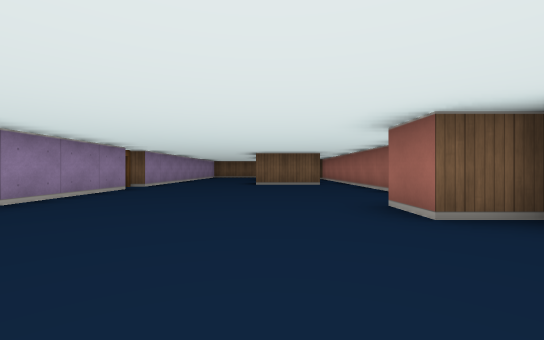
[1] (above)

22 first-person views from a walk through a cub3D maze. The camera is about half as high as the walls, looks level and sees 90° across. The floor is counted in squares. Each view is taken from the middle of a square. On the plan, view 1 faces up. The plan holds only what a view shows up to about 9 squares ahead; the rest is blank.

[2]
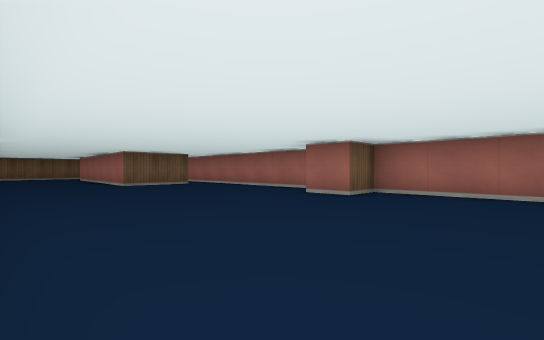

[3]
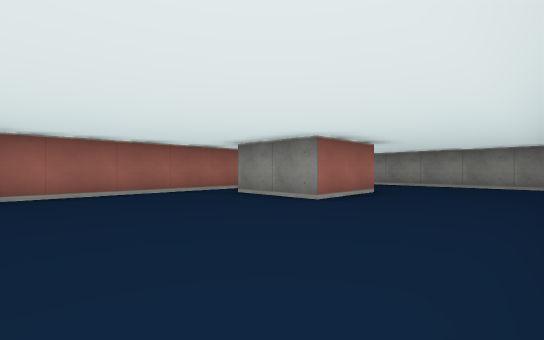

[4]
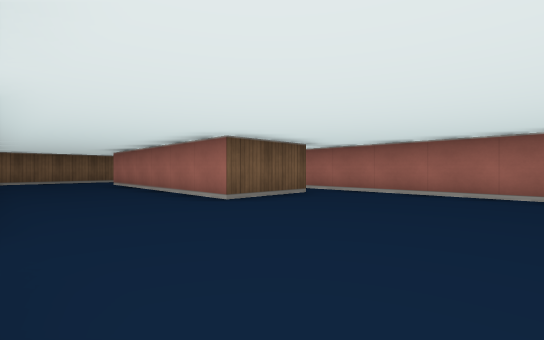

[5]
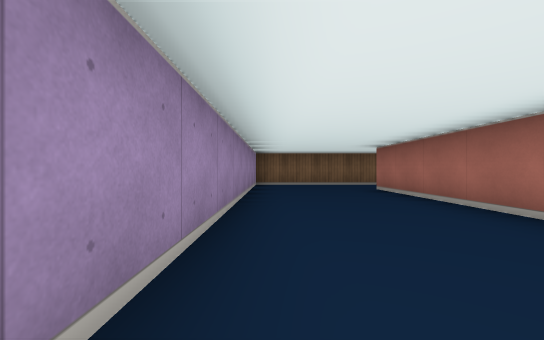

[6]
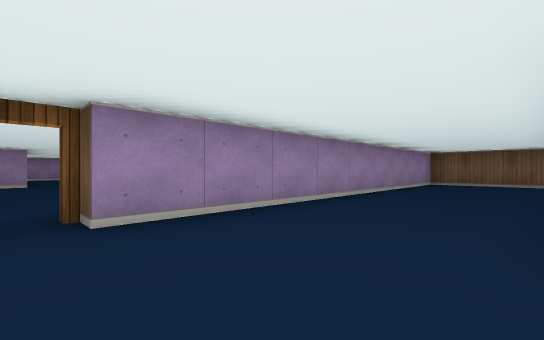

[7]
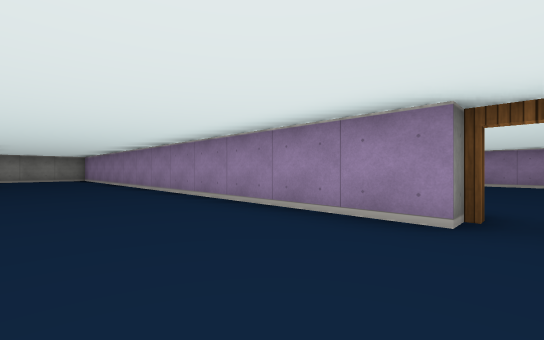

[8]
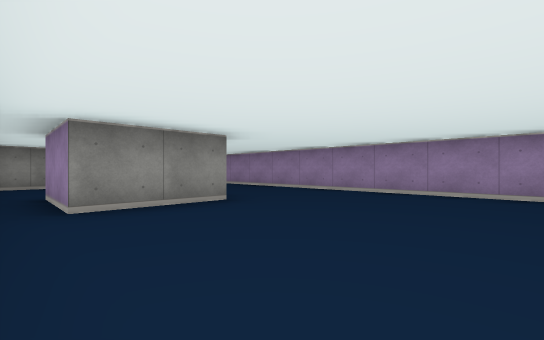

[9]
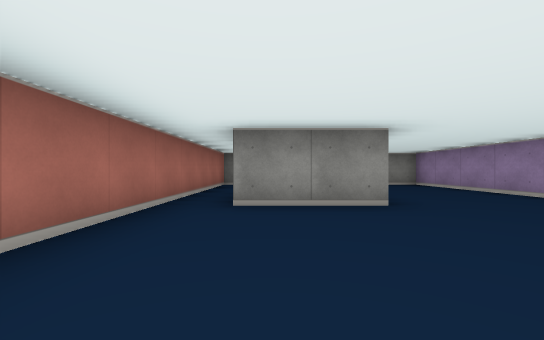

[10]
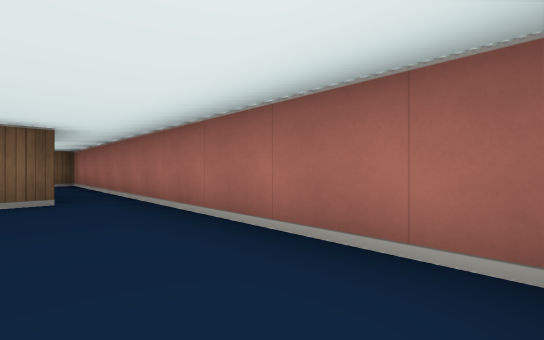

[11]
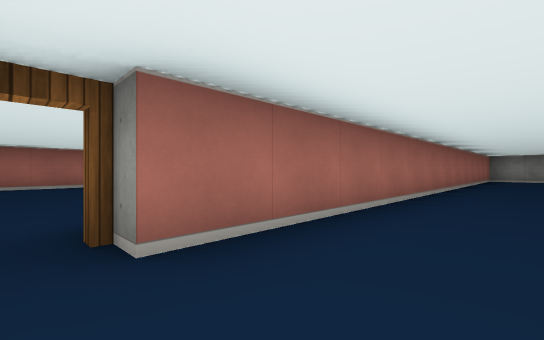

[12]
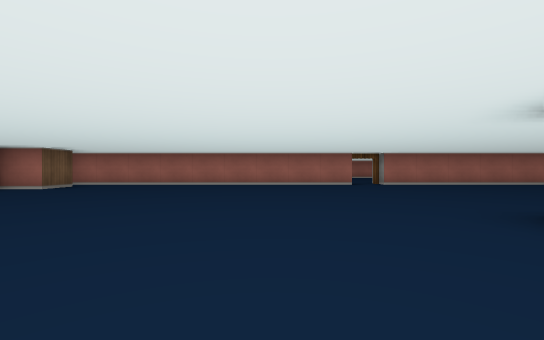

[13]
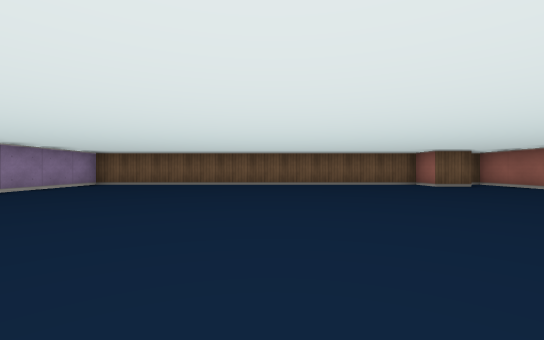

[14]
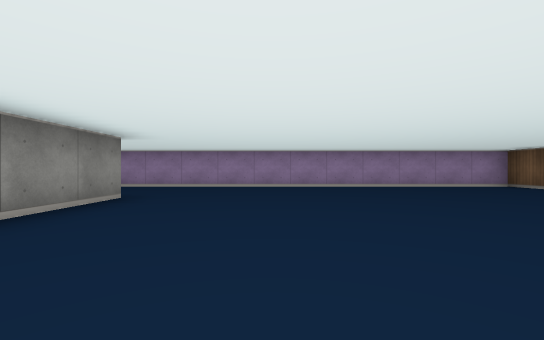

[15]
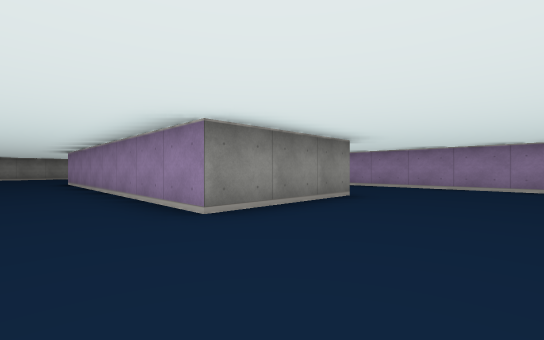

[16]
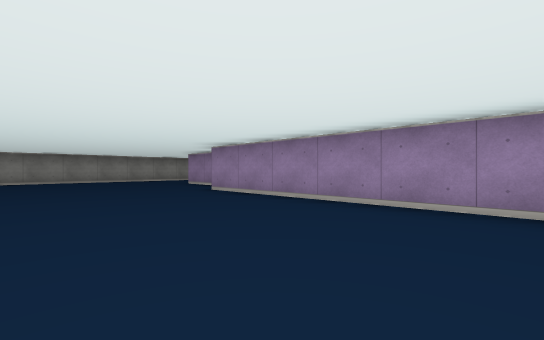

[17]
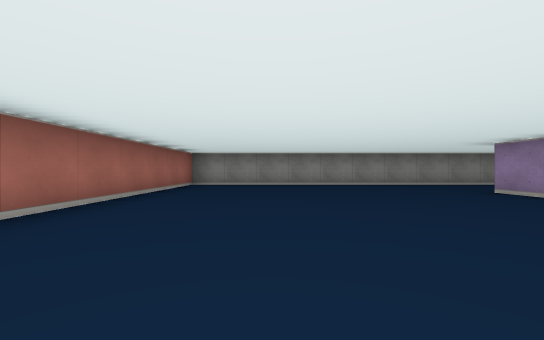

[18]
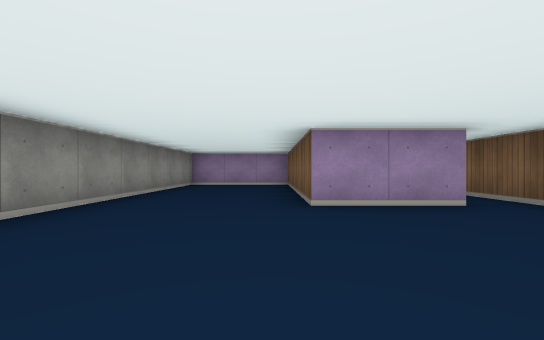

[19]
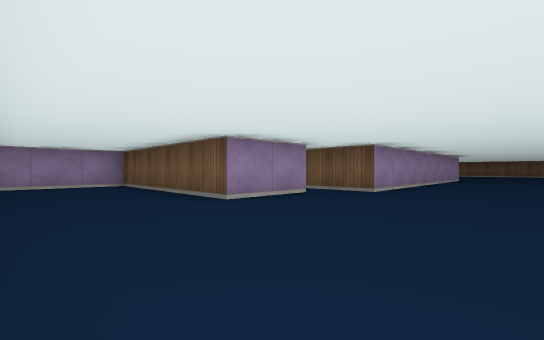

[20]
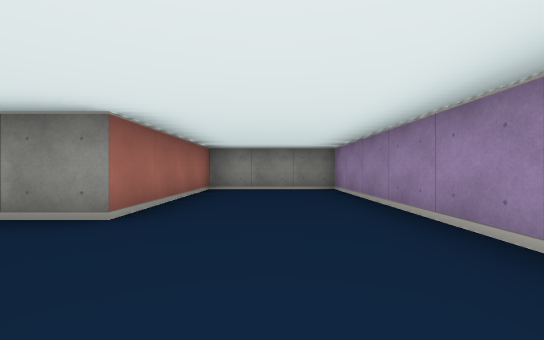

[21]
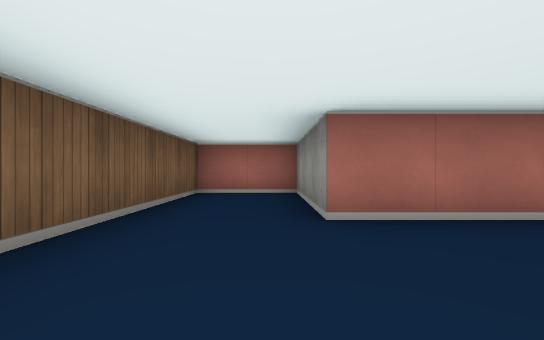

[22]
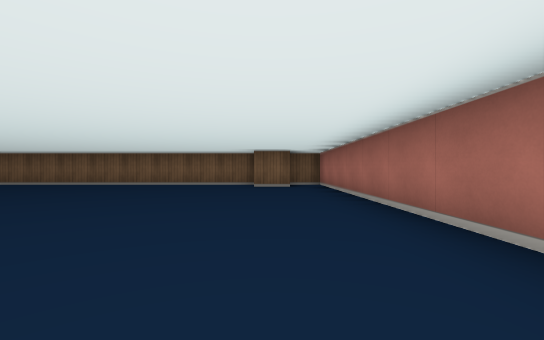

### Floor plan
Points are (right, up) in squares from view 1. A wall is a line through its corners. A room is listed if a view was taken in it or the views show most of it. See-through windows are left out.
Room 1 (views 1, 2, 3, 4, 5, 6, 7, 8, 9, 10, 21)
walls: (2.5, 4) (2.5, 10.5); (-3.5, 6.5) (-3.5, -6.5) (2.5, -6.5) (2.5, 2.5) (1.5, 2.5) (1.5, 3.5); (1.6, 8.5) (-0.5, 8.5) (-0.5, 14.5) (2.5, 14.5) (2.5, 16.5) (-3.5, 16.5) (-3.5, 7.5); (-0.5, -3.5) (-0.5, -1.5) (1.5, -1.5) (1.5, -3.5)
ways out: open door at (-4, 7) to room 2; opening at (2, 10)
Room 2 (views 11, 12, 13, 14, 15, 16, 17, 18, 19, 20, 22)
walls: (-4.5, 7.5) (-4.5, 16.5) (-5.5, 16.5); (-11.5, -1.4) (-11.5, -3.5) (-16.5, -3.5) (-16.5, -6.5) (-4.5, -6.5) (-4.5, 6.5); (-5.4, 15.5) (-6.5, 15.5) (-6.5, 16.5) (-16.5, 16.5) (-16.5, 3.5) (-13.5, 3.5) (-13.5, 7.5) (-10.5, 7.5) (-10.5, -0.5) (-11.5, -0.5)
ways out: open door at (-4, 7) to room 1; opening at (-12.5, -1)

Positions as (right, up) in squares from view 1, and headings:
1: (0, 0), facing up
2: (-3, 0), facing up-right
3: (-3, 2), facing down-right
4: (-3, 5), facing up-right
5: (-3, 8), facing up
6: (-1, 7), facing up-left
7: (-1, 7), facing down-left
8: (2, 2), facing down-left
9: (1, 2), facing down
10: (1, 4), facing up-right
11: (-6, 7), facing down-right
12: (-13, 10), facing right
13: (-11, 8), facing up
14: (-9, 10), facing left
15: (-9, 10), facing down-left
16: (-7, 5), facing down-left
17: (-7, 2), facing down
18: (-8, -4), facing left
19: (-8, -6), facing up-left
20: (-15, 10), facing down
21: (-3, 15), facing right
22: (-6, 8), facing up
